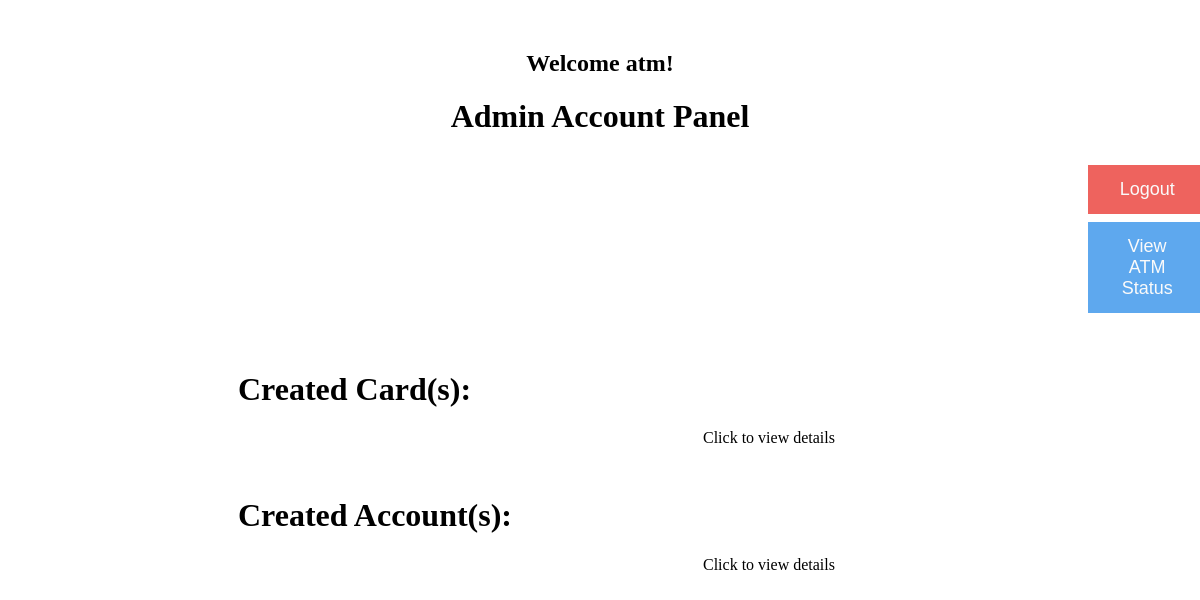
/admin-account-panel/ (signed in), run on an earlier commit of the app's database.
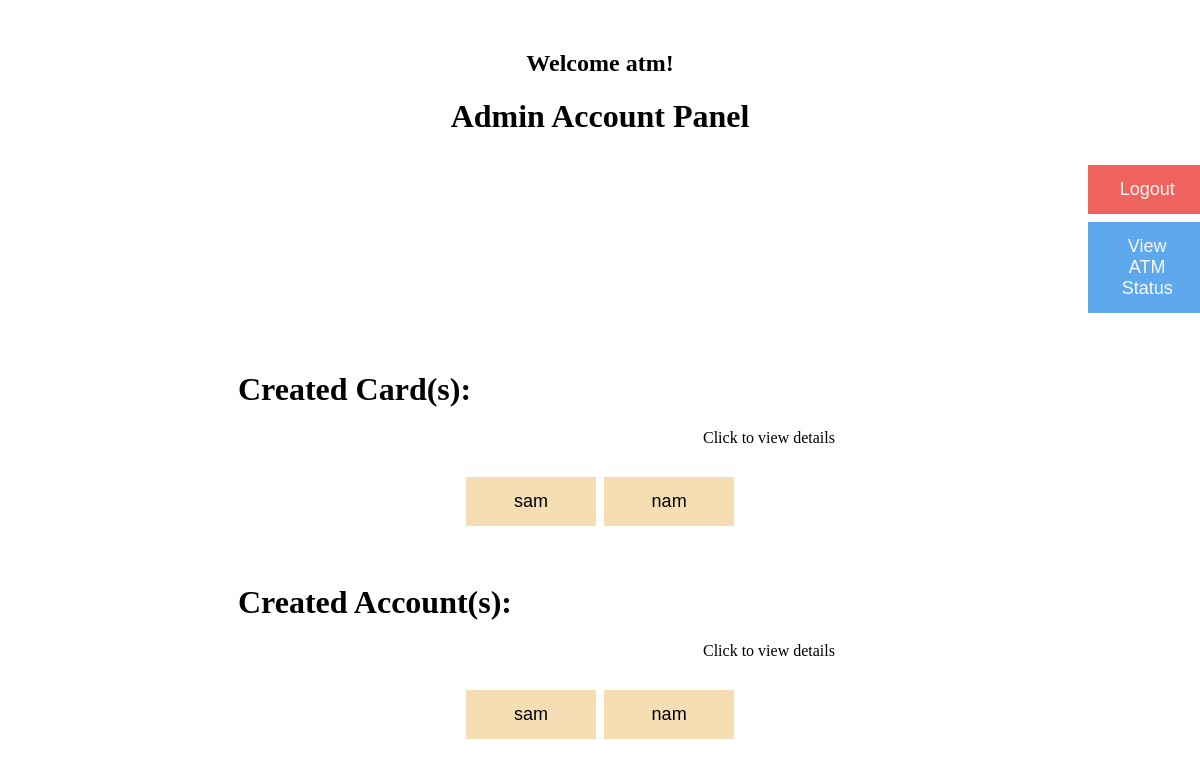
And on a later commit of the database.
### ATM/models.py (models this page shows, shortened)
class Card(models.Model):
    card_number = models.PositiveIntegerField(primary_key=True)
    pin = models.PositiveIntegerField(default=False)
    card_name = models.CharField(max_length=30)
    issue_date = models.DateField()
    exp_date = models.DateField(default=datetime.now() + timedelta(days=1095))
    balance = models.PositiveIntegerField()
    address = models.CharField(max_length=60)
    phone_number = models.PositiveIntegerField()

class Account(models.Model):
    account_number = models.PositiveIntegerField(primary_key=True)
    account_name = models.CharField(max_length=30)
    password = models.CharField(max_length=30)
    phone_number = models.PositiveIntegerField()

### ATM/views.py (the view)
# urls.py: path('admin-account-panel/', views.admin_account_panel),
@login_required(login_url='/admin-login')
def admin_account_panel(request):
    card = Card.objects.all()
    account = Account.objects.all()
    context = {'card': card, 'account':account}
    return render(request, 'admin-account-panel.html', context)

### ATM/templates/admin-account-panel.html (shortened to what this page needs)
<h2 style="text-align:center;margin-top:50px;">Welcome {{user.username}}!</h2>
<h1 style="text-align:center;">Admin Account Panel</h1>
{% if user.is_authenticated %}
<button id="logout-btn" value="Logout" onclick="location.href = '/admin-login'">
    Logout</button>
{% endif %}
<button style="margin-left:1080px;margin-top:0px;" onclick="location.href = '/atm-status'">View ATM Status</button>
<h1 style="margin-left:230px;margin-top:50px;">Created Card(s):</h1>
<p4 style="margin-left:695px;margin-top:-50px;">Click to view details</p4>
<div style="text-align: center;">
    <h1>
        {% for data in card %}
        {% if data.card_name %}
        <button method="post" name="{{data.card_name}}" class="card-btn"
            onclick="location.href='card-details/?card_name={{data.card_name}}'">{{data.card_name}}</button>
        {% endif %}
        {% endfor %}
    </h1>
</div>
<h1 style="margin-left:230px;margin-top:50px;">Created Account(s):</h1>
<p4 style="margin-left:695px;margin-top:-50px;">Click to view details</p4>
<div style="text-align: center;">
    <h1>
        {% for data in account %}
        {% if data.account_name %}
        <button method="post" name="{{data.account_name}}" class="card-btn"
            onclick="location.href='account-details/?account_name={{data.account_name}}'">{{data.account_name}}</button>
        {% endif %}
        {% endfor %}
    </h1>
</div>

What changed in the data, as far as the page shows it:
added Card: card_name "sam"
added Card: card_name "nam"
added Account: account_name "sam"
added Account: account_name "nam"
